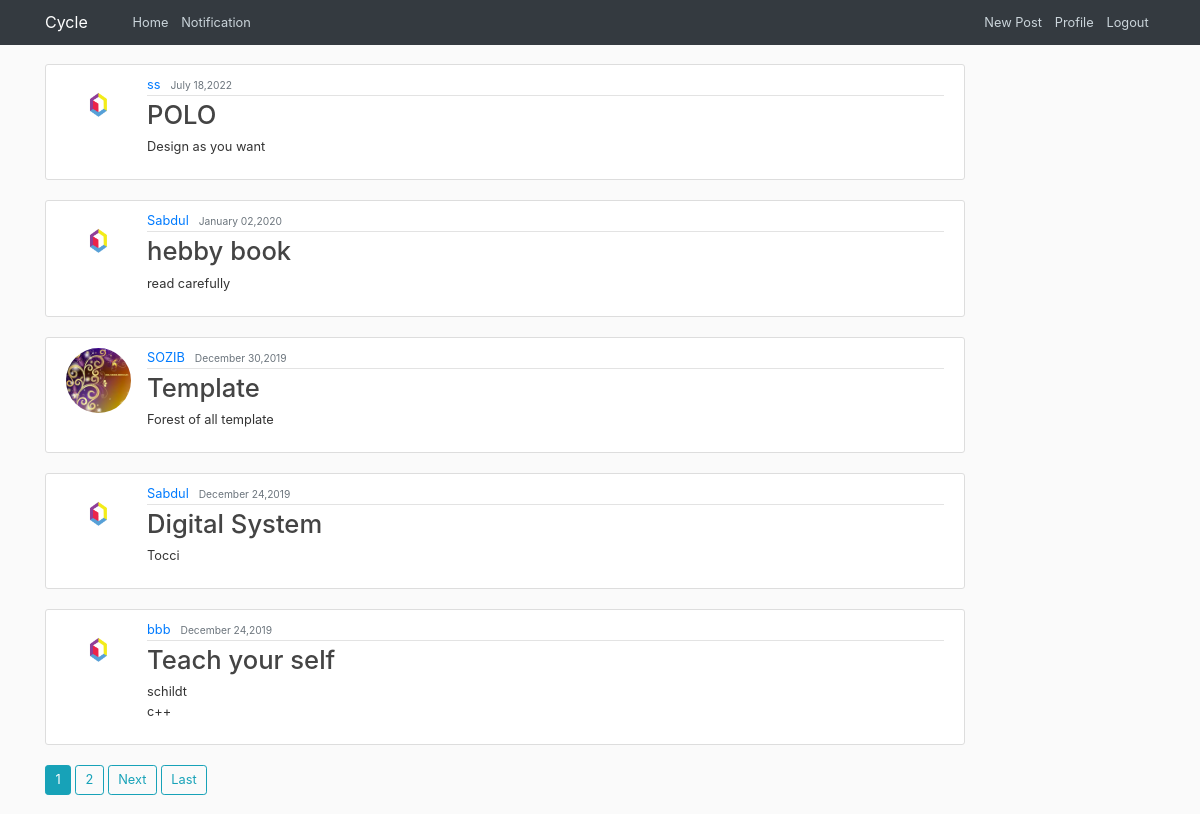
/ (signed in), run on the app's committed database.
### bookpark/models.py (models this page shows, shortened)
class Post(models.Model):
    book_name = models.CharField(max_length = 100)
    book_description = models.TextField()
    post_date = models.DateTimeField(default = timezone.now)
    author = models.ForeignKey(User,on_delete = models.CASCADE)

### user/models.py (models this page shows, shortened)
class Profile(models.Model):
    user = models.OneToOneField(User,on_delete = models.CASCADE)
    image = models.ImageField(default = 'default.jpg',upload_to = 'profile_pics')

### bookpark/views.py (the view)
# urls.py: path('',PostListView.as_view(),name = 'home'),
class PostListView(ListView):
    model = Post
    template_name = 'bookpark/home.html'
    context_object_name = 'posts'
    ordering = ['-post_date']
    paginate_by = 5

### bookpark/templates/bookpark/home.html (shortened to what this page needs)
{% extends "bookpark/root.html" %}
{% block body %}
    {% for post in posts %}
    <article class="media content-section">
            <img class="rounded-circle article-img" src="{{ post.author.profile.image.url }}" alt="  ">
            <div class="media-body">
              <div class="article-metadata">
                <a class="mr-2" href="#">{{ post.author }}</a>
                <small class="text-muted">{{ post.post_date|date:"F d,Y" }}</small>
              </div>
              <h2><a class="article-title" href="{% url 'post_detail' post.id %}"> {{ post.book_name }} </a></h2>
              <p class="article-content">{{ post.book_description }}</p>
            </div>
          </article>
    {% endfor %}
    {% if is_paginated %}
      {% for num in page_obj.paginator.page_range %}
          {% if page_obj.number == num %}
            <a class="btn btn-info mb-4" href="?page={{ num }}"> {{ num }} </a>
          {% elif num > page_obj.number|add:'-3' and num < page_obj.number|add:'3' %}
          <a class="btn btn-outline-info mb-4" href="?page={{ num }}"> {{ num }} </a>
          {% endif %}
      {% endfor %}
      {% if page_obj.has_next %}
      <a class="btn btn-outline-info mb-4" href="?page={{ page_obj.next_page_number }}"> Next</a>
      <a class="btn btn-outline-info mb-4" href="?page={{ page_obj.paginator.num_pages }}"> Last</a>
     {% endif %}
    {% endif %}
{% endblock body %}

### bookpark/static/bookpark/root.css (style rules this page uses)
html { font-size: 80%; }
body { background: #fafafa; color: #333333; margin-top: 5rem; }
h1, h2, h3, h4, h5, h6 { color: #444444; }
.content-section { background: #ffffff; padding: 10px 20px; border: 1px solid #dddddd; border-radius: 3px; margin-bottom: 20px; }
.article-title { color: #444444; }
.article-content { white-space: pre-line; }
.article-img { height: 65px; width: 65px; margin-right: 16px; }
.article-metadata { padding-bottom: 1px; margin-bottom: 4px; border-bottom: 1px solid #e3e3e3 }

### data on the page
Post: author.profile.image (placeholder picture), author "ss", post_date "July 18,2022", book_name "POLO", book_description "Design as you want"
Post: author.profile.image (picture), author "Sabdul", post_date "January 02,2020", book_name "hebby book", book_description "read carefully"
Post: author.profile.image (picture), author "SOZIB", post_date "December 30,2019", book_name "Template", book_description "Forest of all template"
Post: author.profile.image (picture), author "Sabdul", post_date "December 24,2019", book_name "Digital System", book_description "Tocci"
Post: author.profile.image (placeholder picture), author "bbb", post_date "December 24,2019", book_name "Teach your self", book_description "schildt c++"

### other printed values
{{ num }} "1"
{{ num }} "2"
